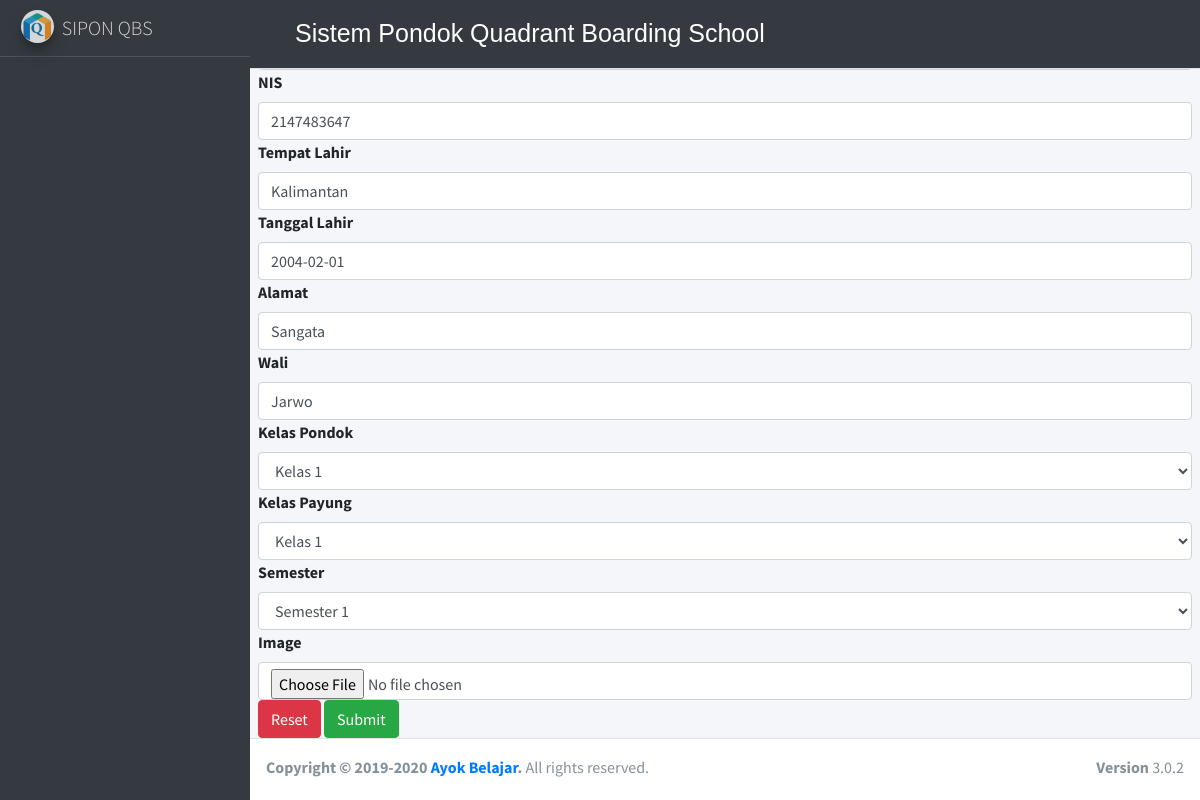
The app's page /index.php/identitas/edit/1 with its own data.
### tables this page shows
CREATE TABLE `santri` (
  `id` int(5) NOT NULL,
  `nis` int(9) NOT NULL,
  `nama` varchar(75) NOT NULL,
  `tempat_lahir` varchar(75) NOT NULL,
  `tanggal_lahir` date NOT NULL,
  `alamat` text NOT NULL,
  `wali` varchar(50) NOT NULL,
  `kelas_pondok` varchar(11) NOT NULL,
  `kelas_payung` varchar(11) NOT NULL,
  `semester` varchar(11) NOT NULL,
  `image` text NOT NULL,
  `action` int(1) NOT NULL
);

### application/controllers/identitas.php (called while the page is built, shortened)
<?php
class Identitas extends CI_Controller {
	public function edit ($id)
	{
		$where = array ('id' =>$id);
		$data['identitas'] = $this->myidentitas->edit($where,'santri')->result();
		$this->load->view('templates/header');
		$this->load->view('iedit',$data);
		$this->load->view('templates/footer');
	}
}

### index.php (called while the page is built, shortened)
<?php
require_once BASEPATH.'core/CodeIgniter.php';

### application/models/myidentitas.php (called while the page is built, shortened)
<?php
class Myidentitas extends CI_Model{
    public function edit($where,$table){
        return $this->db->get_where($table,$where);
    }
}

### application/views/iedit.php (the view, shortened to what this page needs)
<div class="content-wrapper">
 <aside class="main-sidebar sidebar-dark-primary ">
    <a href="../admin/dashboard" class="brand-link">
      <img src=" <?php echo base_url() ?>assets/dist/img/qbs_logo.jpg" alt="AdminLTE Logo" class="brand-image img-circle elevation-3"
           style="opacity: .8">
      <span class="brand-text font-weight-light">SIPON QBS</span>
    </a>
    <div class="sidebar">
    </div>
  </aside>
    <section class="content">
         <?php foreach($identitas as $idnt) {?>
    <?php echo form_open_multipart('identitas/update'); ?>
        <form action="<?php echo base_url().'identitas/update'; ?>" method="post">
        <div class="from-group">
        <label>Nama Santri</label>
        </div>
        <div class="from-group">
        <label>NIS</label>
        <input type="text" name="nis" class="form-control" value="<?php echo $idnt->nis ?>">
        </div>
        <div class="from-group">
        <label>Tempat Lahir</label>
        <input type="text" name="tempat_lahir" class="form-control" value="<?php echo $idnt->tempat_lahir ?>">
        </div>
        <div class="from-group">
        <label>Tanggal Lahir</label>
        <input type="text" name="tanggal_lahir" class="form-control" value="<?php echo $idnt->tanggal_lahir ?>">
        </div>
        <div class="from-group">
        <label>Alamat</label>
        <input type="text" name="alamat" class="form-control" value="<?php echo $idnt->alamat ?>">
        </div>
        <div class="from-group">
        <label>Wali</label>
        <input type="text" name="wali" class="form-control" value="<?php echo $idnt->wali ?>">
        </div>
        <div class="from-group">
        <label>Kelas Pondok</label>
        <select name="kelas_pondok"  class="form-control"value="<?php echo $idnt-> kelas_pondok ?>">
        <option>Kelas 1</option>
        </select>
        </div>
        <div class="from-group">
        <label>Kelas Payung</label>
        <select name="kelas_payung"  class="form-control"value="<?php echo $idnt->kelas_payung ?>">
        <option>Kelas 1</option>
        </select>
        </div>
        <div class="from-group">
        <label>Semester</label>
        <select name="semester"  class="form-control"value="<?php echo $idnt->semester ?>">
        <option>Semester 1</option>
        </select>
        </div>
        <div class="from-group">
        <label>Image</label>
        <input type="file" name="image" class="form-control" value="<?php echo $idnt->image ?>">
        </div>
        <button type="reset" class="btn btn-danger">Reset</button>
        <button type="submit" class="btn btn-success">Submit</button>
        </form>
        <?php echo form_close(); ?>
         <?php }?>
    </section>
</div>

### records on screen
santri: nis "2147483647", tempat_lahir "Kalimantan", tanggal_lahir "2004-02-01", alamat "Sangata", wali "Jarwo", kelas_pondok "Kelas 1", kelas_payung "Kelas 1", semester "Semester 1"
